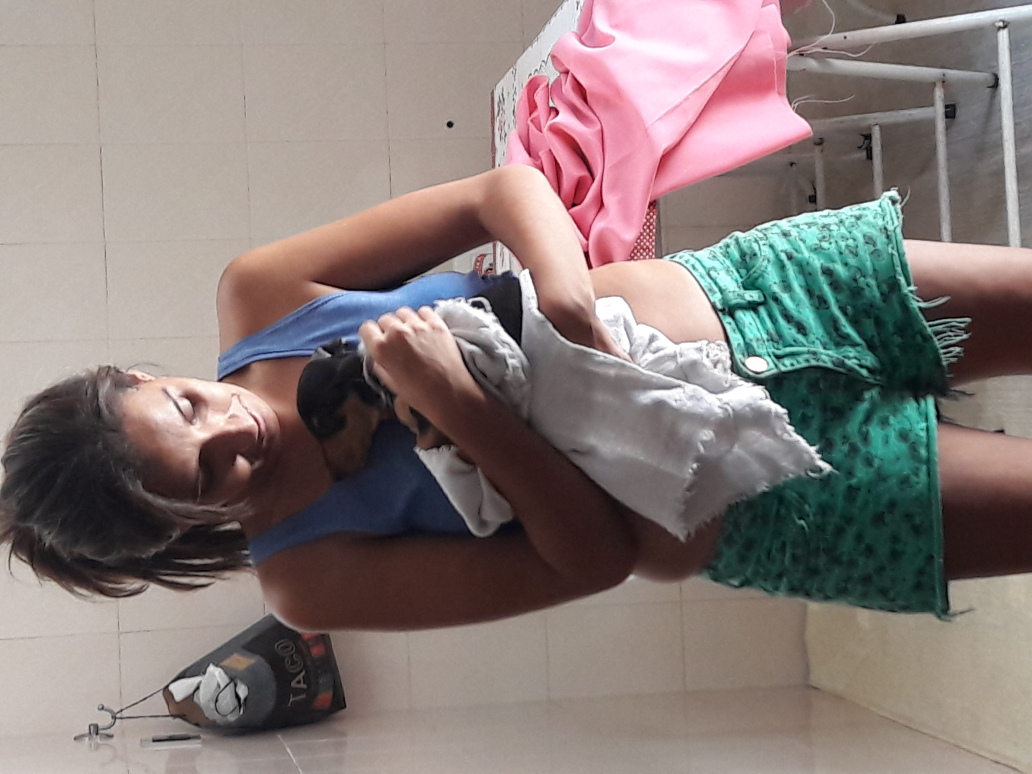
#> input picture Modulos/aula37_pillow/20180310_122007.jpg, 4128 x 3096 px, found by its file name (shown at 1/4 size)
$ python main.py
#> lines starting #> are read from the running program, lines starting #| are printed output that depends on the picture
# Pillow: redimensionando imagens com Python
# Essa biblioteca é o Photoshop do Python 😂
# pip install Pillow

from pathlib import Path

from PIL import Image

ROOT_FOLDER = Path(__file__).parent
ORIGINAL = ROOT_FOLDER / '20180310_122007.JPG'
NEW_IMAGE = ROOT_FOLDER / 'NEW 20180310_122007.JPG'

pil_image = Image.open(ORIGINAL)
#> pil_image is the input picture: PIL image 4128x3096 RGB; mean R, G, B 135.2, 123.7, 120.7
# print(pil_image.size)
width, height = pil_image.size
#> width = 4128; height = 3096
exif = pil_image.info['exif']  # info da foto, nao usar para diminuir o tamanho

# regra de 3
# width ---- new width
# height --- x

new_width = 1000
new_height = round(new_width * height / width)
#> new_height = 750
print(new_width, new_height)
#| 1000 750

new_image = pil_image.resize(size=(new_width, new_height))
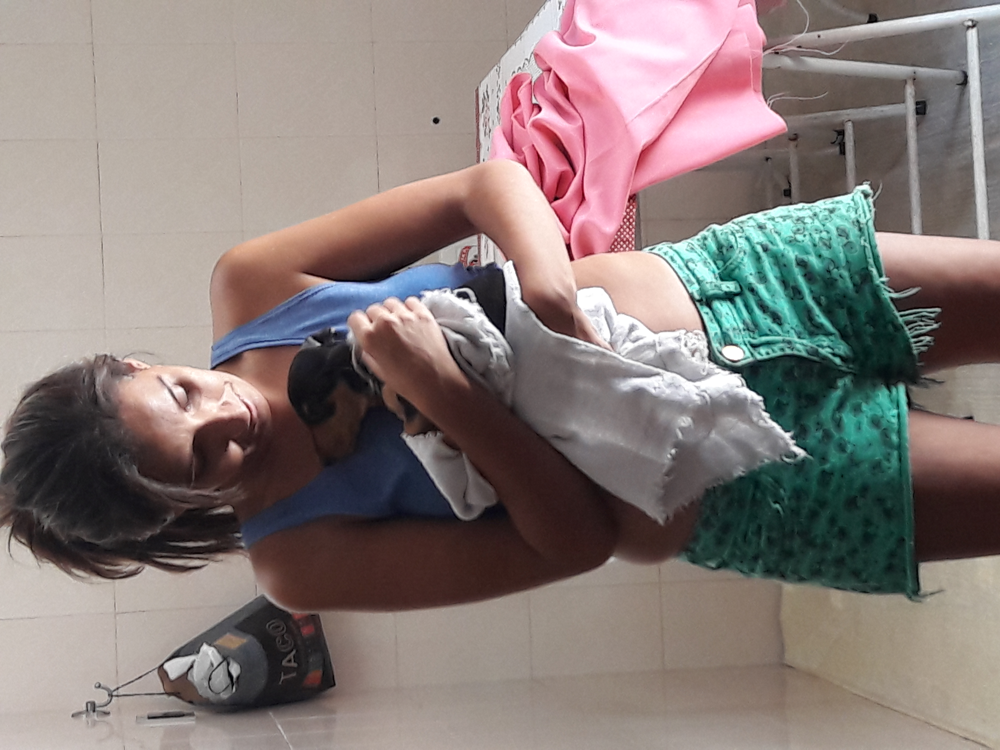
#> new_image: PIL image 1000x750 RGB; mean R, G, B 135.2, 123.7, 120.7
new_image.save(
    NEW_IMAGE,
    optimize=True,
    quality=70,
    exif=exif,
)
